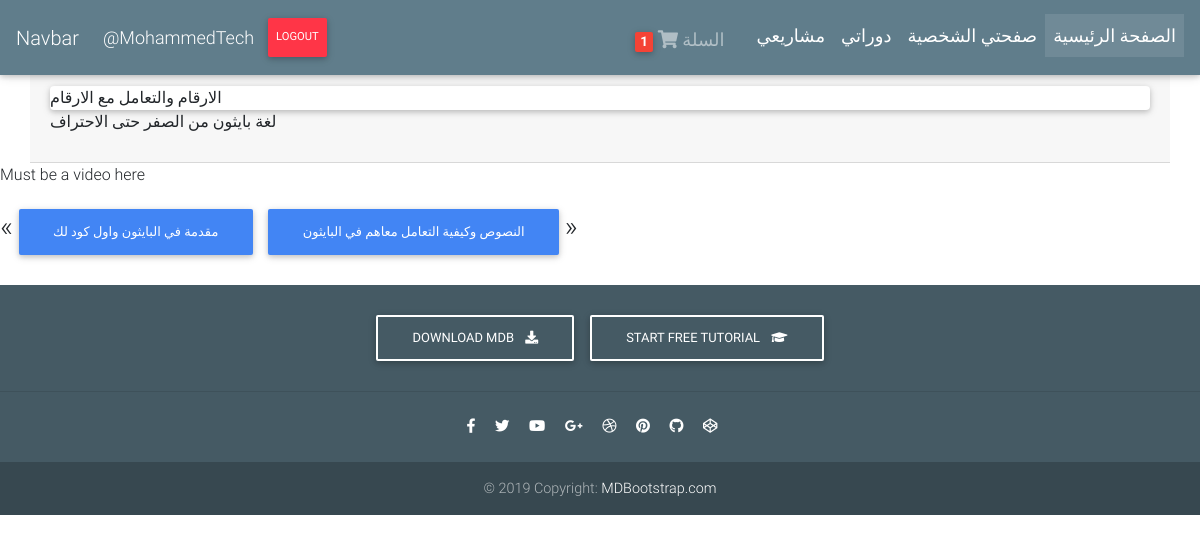
Screenshot of /lessons/4f4f5f61-246d-4020-b70e-7473138da7df (signed in) with the database file from the repository.
### MohTech/models.py (models this page shows, shortened)
class Student(models.Model):
    user = models.OneToOneField(User, on_delete=models.CASCADE)
    first_name = models.CharField(max_length=200)
    last_name = models.CharField(max_length=200)
    email = models.EmailField()
    courses_enrolled = models.ManyToManyField(Courses)

class Orders(models.Model):
    user = models.ForeignKey(Student, on_delete=models.CASCADE)
    ordered_courses = models.ManyToManyField(CoursesOrdered)
    date_ordered = models.DateTimeField(auto_now_add=True)
    is_ordered = models.BooleanField(default=False)   # that will let make sure if the ordered is True then i could put it in the users's order permnantly otherwise

class Lessons(models.Model):
    date_created = models.DateTimeField(auto_now_add=True, null=True, blank=True)
    lesson_id = models.UUIDField(default=uuid.uuid4, primary_key=True)
    section = models.ForeignKey(Sections, on_delete=models.CASCADE)
    lesson_name = models.CharField(max_length=100)
    is_previewed = models.BooleanField(default=False, null=True, blank=True)
    def __str__(self):
        return self.lesson_name

class Courses(models.Model):
    course_name = models.CharField(max_length=100)
    price = models.FloatField(null=True, blank=True)
    course_description = models.TextField()
    slug = models.SlugField(blank=True, null=True)
    def getAllCourseLessons(self):
        return Lessons.objects.filter(section__course__id=self.id).order_by('date_created')

### MohTech/views.py (the view)
# urls.py: path('lessons/<str:pk_>', getLesson, name='lesson_detail'),
def getLesson(request, pk_):
    specific_lesson = Lessons.objects.get(lesson_id=pk_)
    the_course_of_the_lessons = Courses.objects.get(sections__lessons__lesson_id=pk_)
    p = []
    for ii in the_course_of_the_lessons.getAllCourseLessons():
        p.append(ii)
    lesson_index = p.index(specific_lesson)
    print('what is: ', len(p))
    print('Hello', lesson_index)
    if lesson_index == len(p) - 1:
        next_lesson = p[lesson_index]
        pr = p[lesson_index - 1]
    else:
        next_lesson = p[lesson_index + 1]
    if lesson_index == 0:
        pre_lesson = p[lesson_index]
    else:
        pre_lesson = p[lesson_index - 1]
        print(pre_lesson)
    check_variable = False
    if len(p) == 1:
        check_variable = True
    context = {
        'the_lesson': specific_lesson,
        'the_course_of_all_these_lessons': the_course_of_the_lessons,
        'next': next_lesson,
        'pre': pre_lesson,
        'check': check_variable,
    }
    return render(request, 'one_lesson.html', context)

### MohTech/templatetags/cart_items.py (called while the page is built)
@register.filter
def cart_get_items(user):
    all_orders = Orders.objects.filter(user=user, is_ordered=False)
    if all_orders.exists():
        return all_orders[0].ordered_courses.all().count()
    return 0

### templates/one_lesson.html (shortened to what this page needs)
{% extends 'Main.html' %}
{% block content %}
	<div class="col">
		<div class="col-md">
			  	<div class="card-header">
                    <br/>
                    <div class="card">{{ the_lesson.lesson_name }}</div>
                    <p class="pp">{{ the_course_of_all_these_lessons.course_name }}</p>
			  	</div>
			</div>
    </div>
    {% if not the_lesson.is_previewed and the_course_of_all_these_lessons not in request.user.student.getStudentCourses %}
        <p>not entitled to see</p>
        {% elif not the_lesson.is_previewed and request.user.is_anonymous %}
        <p>Not able</p>
    {% else %}
        <p>Must be a video here</p>
    {% endif %}
    {% if check %}
        <div></div>
    {% else %}
        {% if next.lesson_name == the_lesson.lesson_name %}
            <div class="add-row">
            <span style="font-size: 28px" aria-hidden="true">&laquo;</span><a class="btn btn-primary" href="{% url 'lesson_detail' pre.lesson_id %}">{{ pre }}</a>
            </div>
            {% elif pre.lesson_name == the_lesson.lesson_name %}
                <a class="btn btn-primary" href="{% url 'lesson_detail' next.lesson_id %}">{{ next }} </a><span style="font-size: 28px" aria-hidden="true">&raquo;</span>
        {% else %}
                        <span style="font-size: 28px" aria-hidden="true">&laquo;</span><a class="btn btn-primary" href="{% url 'lesson_detail' pre.lesson_id %}">{{ pre }}</a>
            <a class="btn btn-primary" href="{% url 'lesson_detail' next.lesson_id %}">{{ next }}</a><span style="font-size: 28px" aria-hidden="true">&raquo;</span>
        {% endif %}
    {% endif %}
{% endblock %}

### templates/NavBar.html (shortened to what this page needs)
{% load cart_items %}
 <nav class="navbar fixed-top navbar-expand-lg navbar-dark blue-grey scrolling-navbar" >
  <a class="navbar-brand " href="#">Navbar</a>
   <div style="justify-content: flex-start" class="collapse navbar-collapse" id="navbarNav">
    <ul style="font-size: 18px;" class="navbar-nav">
        {% if request.user.is_authenticated %}
              <li class="nav-item ">
        <a class="nav-link mt-1" href="#">@{{ request.user.username }}<span class="sr-only">(current)</span></a>
      </li>
        <li class="nav-item ">
        <a class="nav-link btn btn-danger btn-md " id="logout"  >Logout<span class="sr-only">(current)</span></a>
      </li>
        {% endif %}
    </ul>
  <div style="justify-content: flex-end" class="collapse navbar-collapse" id="navbarNav">
    <ul style="font-size: 18px;" class="navbar-nav">
        {% if request.user.student|cart_get_items  %}
                    <a class="nav-link waves-effect" href="{% url 'cart' %}">
                    <span class="badge red z-depth-1 mr-0 "> {{ request.user.student|cart_get_items }} </span>
              <i class="fas fa-shopping-cart" ></i>
              <span class="clearfix d-none d-sm-inline-block mr-3 mt-1"> السلة </span>
            </a>
        {% endif %}
      <li class="nav-item ">
        <a class="nav-link" href="#">مشاريعي <span class="sr-only">(current)</span></a>
      </li>
      <li class="nav-item">
        <a class="nav-link" href="#">دوراتي</a>
      </li>
      <li class="nav-item">
        <a class="nav-link" href="#">صفحتي الشخصية</a>
      </li>
      <li class="nav-item active">
        <a class="nav-link" href="{% url 'home' %}">الصفحة الرئيسية</a>
      </li>
    </ul>
  </div>
   </div>
</nav>

### rows the page displays
Lessons: lesson_name "الارقام والتعامل مع الارقام"
Courses: course_name "لغة بايثون من الصفر حتى الاحتراف"
Lessons: lesson_name "مقدمة في البايثون واول كود لك"
Lessons: lesson_name "النصوص وكيفية التعامل معاهم في البايثون"

### other values shown
{{ request.user.username }} "MohammedTech"
{{ request.user.student|cart_get_items }} "1"
